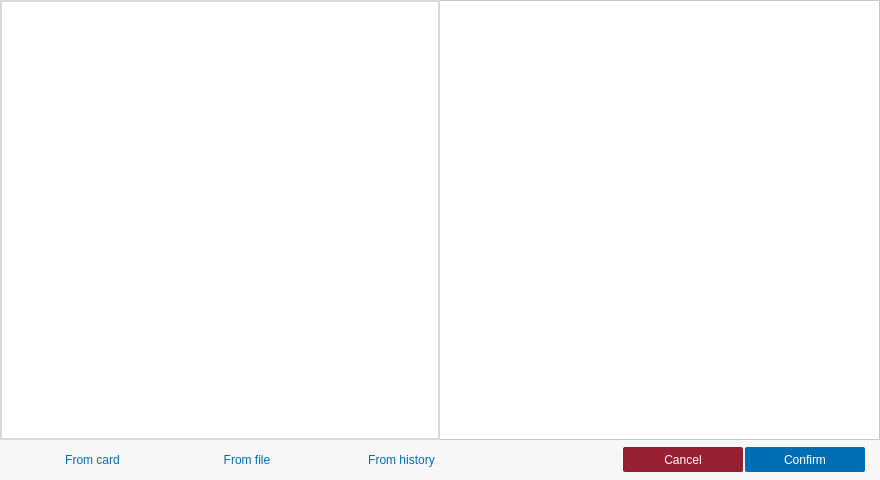
<?xml version="1.0" encoding="UTF-8"?>
<ui version="4.0">
 <class>AddRecipients</class>
 <widget class="QDialog" name="AddRecipients">
  <property name="windowModality">
   <enum>Qt::WindowModal</enum>
  </property>
  <property name="geometry">
   <rect>
    <x>0</x>
    <y>0</y>
    <width>880</width>
    <height>480</height>
   </rect>
  </property>
  <property name="sizePolicy">
   <sizepolicy hsizetype="Expanding" vsizetype="Expanding">
    <horstretch>0</horstretch>
    <verstretch>0</verstretch>
   </sizepolicy>
  </property>
  <property name="minimumSize">
   <size>
    <width>880</width>
    <height>480</height>
   </size>
  </property>
  <property name="maximumSize">
   <size>
    <width>16777215</width>
    <height>16777215</height>
   </size>
  </property>
  <layout class="QVBoxLayout" name="AddRecipientsLayout">
   <property name="spacing">
    <number>0</number>
   </property>
   <property name="leftMargin">
    <number>0</number>
   </property>
   <property name="topMargin">
    <number>0</number>
   </property>
   <property name="rightMargin">
    <number>0</number>
   </property>
   <property name="bottomMargin">
    <number>0</number>
   </property>
   <item>
    <widget class="QWidget" name="containerLists" native="true">
     <property name="minimumSize">
      <size>
       <width>880</width>
       <height>399</height>
      </size>
     </property>
     <property name="styleSheet">
      <string notr="true">QWidget#containerLists
{
border: 1px solid #c8c8c8;
background-color: #ffffff;
}</string>
     </property>
     <layout class="QHBoxLayout" name="containerListsLayout">
      <property name="spacing">
       <number>0</number>
      </property>
      <property name="leftMargin">
       <number>0</number>
      </property>
      <property name="topMargin">
       <number>0</number>
      </property>
      <property name="rightMargin">
       <number>0</number>
      </property>
      <property name="bottomMargin">
       <number>0</number>
      </property>
      <item>
       <widget class="ItemList" name="leftPane" native="true">
        <property name="styleSheet">
         <string notr="true">border: solid #D9D9D8;
border-width: 2px 2px 2px 2px; </string>
        </property>
       </widget>
      </item>
      <item>
       <widget class="ItemList" name="rightPane" native="true">
        <property name="enabled">
         <bool>true</bool>
        </property>
        <property name="styleSheet">
         <string notr="true">border: none;</string>
        </property>
       </widget>
      </item>
     </layout>
    </widget>
   </item>
   <item>
    <widget class="QWidget" name="navigationArea" native="true">
     <property name="minimumSize">
      <size>
       <width>0</width>
       <height>40</height>
      </size>
     </property>
     <property name="maximumSize">
      <size>
       <width>16777215</width>
       <height>40</height>
      </size>
     </property>
     <property name="styleSheet">
      <string notr="true">background-color: #f7f7f7;</string>
     </property>
     <layout class="QHBoxLayout" name="navigationAreaLayout" stretch="0,0,0,1,0">
      <property name="spacing">
       <number>15</number>
      </property>
      <property name="leftMargin">
       <number>20</number>
      </property>
      <property name="topMargin">
       <number>7</number>
      </property>
      <property name="rightMargin">
       <number>15</number>
      </property>
      <property name="bottomMargin">
       <number>8</number>
      </property>
      <item>
       <widget class="QPushButton" name="fromCard">
        <property name="minimumSize">
         <size>
          <width>145</width>
          <height>25</height>
         </size>
        </property>
        <property name="styleSheet">
         <string notr="true">QPushButton {
	border-radius: 2px; 
	border: none;
	color: #006EB5;
}
QPushButton:pressed {
	color: #FFFFFF;
	background-color: #006EB5;
}
QPushButton:hover:!pressed {
	border: 1px solid #006EB5;
	color: #006EB5;
}
QPushButton:disabled {
	color: #75787B;
}</string>
        </property>
        <property name="text">
         <string>From card</string>
        </property>
        <property name="autoDefault">
         <bool>false</bool>
        </property>
       </widget>
      </item>
      <item>
       <widget class="QPushButton" name="fromFile">
        <property name="minimumSize">
         <size>
          <width>134</width>
          <height>25</height>
         </size>
        </property>
        <property name="styleSheet">
         <string notr="true">QPushButton {
	border-radius: 2px; 
	border: none;
	color: #006EB5;
}
QPushButton:pressed {
	color: #FFFFFF;
	background-color: #006EB5;
}
QPushButton:hover:!pressed {
	border: 1px solid #006EB5;
	color: #006EB5;
}
QPushButton:disabled {
	color: #75787B;
}</string>
        </property>
        <property name="text">
         <string>From file</string>
        </property>
        <property name="autoDefault">
         <bool>false</bool>
        </property>
       </widget>
      </item>
      <item>
       <widget class="QPushButton" name="fromHistory">
        <property name="minimumSize">
         <size>
          <width>145</width>
          <height>25</height>
         </size>
        </property>
        <property name="styleSheet">
         <string notr="true">QPushButton {
	border-radius: 2px; 
	border: none;
	color: #006EB5;
}
QPushButton:pressed {
	color: #FFFFFF;
	background-color: #006EB5;
}
QPushButton:hover:!pressed {
	border: 1px solid #006EB5;
	color: #006EB5;
}
QPushButton:disabled {
	color: #75787B;
}</string>
        </property>
        <property name="text">
         <string>From history</string>
        </property>
        <property name="autoDefault">
         <bool>false</bool>
        </property>
       </widget>
      </item>
      <item>
       <spacer name="horizontalSpacer">
        <property name="orientation">
         <enum>Qt::Horizontal</enum>
        </property>
        <property name="sizeHint" stdset="0">
         <size>
          <width>40</width>
          <height>20</height>
         </size>
        </property>
       </spacer>
      </item>
      <item>
       <layout class="QHBoxLayout" name="horizontalLayout">
        <property name="spacing">
         <number>2</number>
        </property>
        <item>
         <widget class="QPushButton" name="cancel">
          <property name="minimumSize">
           <size>
            <width>120</width>
            <height>25</height>
           </size>
          </property>
          <property name="styleSheet">
           <string notr="true">QPushButton {
	border-radius: 2px; 
	border: none;
	color: #ffffff;
	background-color: #981E32;
}
QPushButton:pressed {
	background-color: #F24A66;
}
QPushButton:hover:!pressed {
	background-color: #CD2541;
}</string>
          </property>
          <property name="text">
           <string>Cancel</string>
          </property>
          <property name="autoDefault">
           <bool>false</bool>
          </property>
         </widget>
        </item>
        <item>
         <widget class="QPushButton" name="confirm">
          <property name="minimumSize">
           <size>
            <width>120</width>
            <height>25</height>
           </size>
          </property>
          <property name="styleSheet">
           <string notr="true">QPushButton {
	border-radius: 2px; 
	border: none;
	color: #ffffff;
	background-color: #006EB5;
}
QPushButton:pressed {
	background-color: #41B6E6;
}
QPushButton:hover:!pressed {
	background-color: #008DCF;
}
QPushButton:disabled {
	background-color: #BEDBED;
}</string>
          </property>
          <property name="text">
           <string>Confirm</string>
          </property>
          <property name="default">
           <bool>true</bool>
          </property>
         </widget>
        </item>
       </layout>
      </item>
     </layout>
    </widget>
   </item>
  </layout>
 </widget>
 <customwidgets>
  <customwidget>
   <class>ItemList</class>
   <extends>QWidget</extends>
   <header>widgets/ItemList.h</header>
   <container>1</container>
  </customwidget>
 </customwidgets>
 <tabstops>
  <tabstop>fromCard</tabstop>
  <tabstop>fromFile</tabstop>
  <tabstop>fromHistory</tabstop>
  <tabstop>cancel</tabstop>
  <tabstop>confirm</tabstop>
 </tabstops>
 <resources/>
 <connections/>
</ui>
